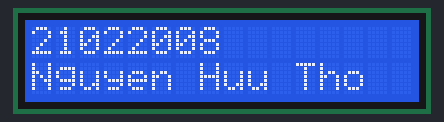
Bench run of a sketch on a simulated Arduino Uno, built with avr-gcc and run on an emulated ATmega328P. Parts: 16×2 character LCD.

Above: at 0.1 s.
At 3.1 s:
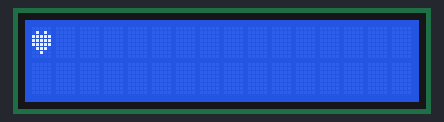

The sketch:

Week6_Thuchanh1_ModuleChucNang_Bai1_SPI.ino
```cpp
#include <LiquidCrystal.h>

const int rs = 12, en = 11, d4 = 5, d5 = 4, d6 = 3, d7 = 2;
LiquidCrystal lcd(rs, en, d4, d5, d6, d7);

byte customChar[] = {
  B00000,
  B01010,
  B11111,
  B11111,
  B11111,
  B01110,
  B00100,
  B00000
};

void setup() {
  lcd.begin(16, 2);
  lcd.createChar(1, customChar);
  lcd.setCursor(0,0);
  lcd.print("21022008");
  lcd.setCursor(0,1);
  lcd.print("Nguyen Huu Tho");
  delay(3000);
  lcd.clear();
}

void loop() {
  lcd.setCursor(0,0);
  lcd.write(1);
  delay(1000);
  lcd.clear();
}
```

Measured:
- what the display in image 1 shows lasts 1.0 s, from 3.1 s to 4.1 s
